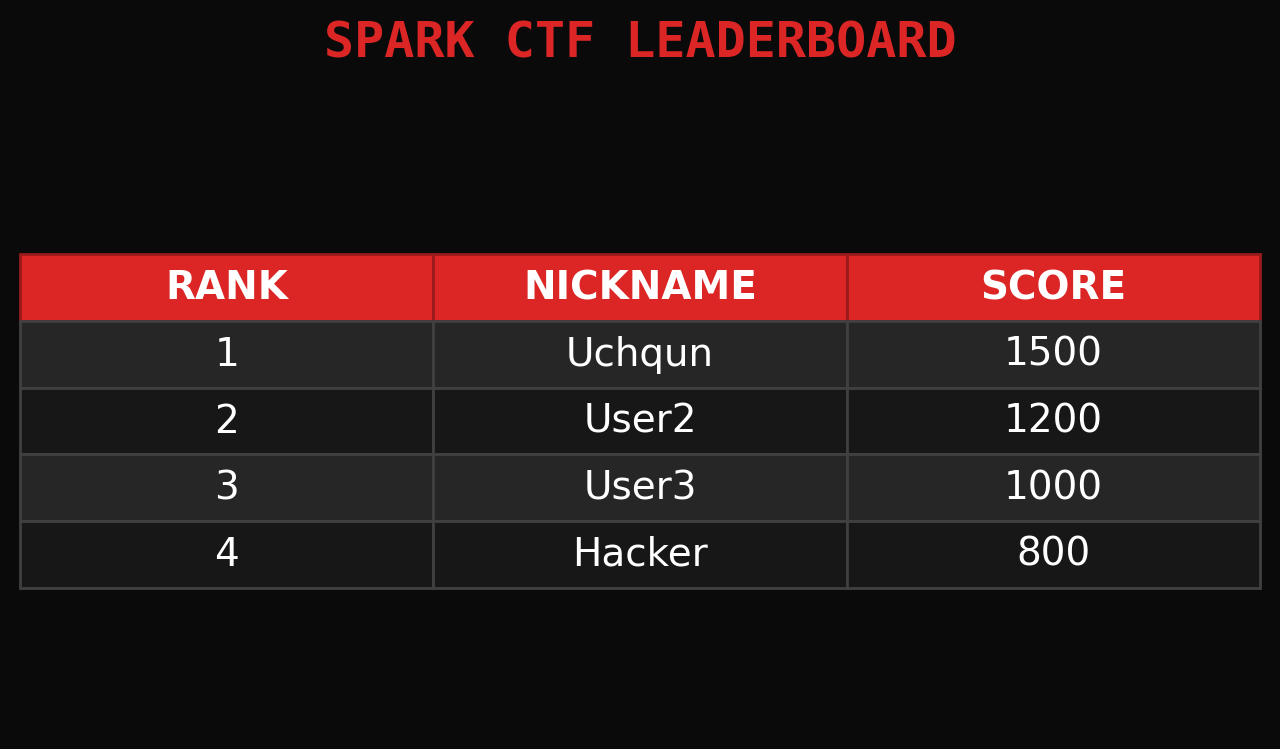

Write Python code to recreate this figure.
import matplotlib
matplotlib.use('Agg')
import matplotlib.pyplot as plt

def create_ranking_image():
    top_users = [{'nickname': 'Uchqun', 'points': 1500}, {'nickname': 'User2', 'points': 1200}, {'nickname': 'User3', 'points': 1000}, {'nickname': 'Hacker', 'points': 800}]
    fig, ax = plt.subplots(figsize=(8, len(top_users) * 0.5 + 2))
    ax.axis('tight')
    ax.axis('off')
    
    columns = ('RANK', 'NICKNAME', 'SCORE')
    cell_text = []
    for i, u in enumerate(top_users):
        cell_text.append([str(i+1), u['nickname'], str(u['points'])])
        
    table = ax.table(cellText=cell_text, colLabels=columns, loc='center', cellLoc='center')
    
    table.auto_set_font_size(False)
    table.set_fontsize(14)
    table.scale(1, 2)
    
    for i in range(len(columns)):
        cell = table[0, i]
        cell.set_text_props(weight='bold', color='white')
        cell.set_facecolor('#dc2626') # Red header for CTF feel
        cell.set_edgecolor('#991b1b')

    for r in range(1, len(top_users) + 1):
        for c in range(len(columns)):
            cell = table[r, c]
            cell.set_text_props(color='white')
            cell.set_facecolor('#171717' if r % 2 == 0 else '#262626')
            cell.set_edgecolor('#404040')
            if c == 1:
                cell._loc = 'left'

    fig.patch.set_facecolor('#0a0a0a')
    plt.title("SPARK CTF LEADERBOARD", color='#dc2626', pad=20, fontsize=18, weight='bold', fontfamily='monospace')
    
    plt.savefig("test_table.png", format='png', bbox_inches='tight', facecolor='#0a0a0a', dpi=200)
    print("Saved test_table.png")

create_ranking_image()
